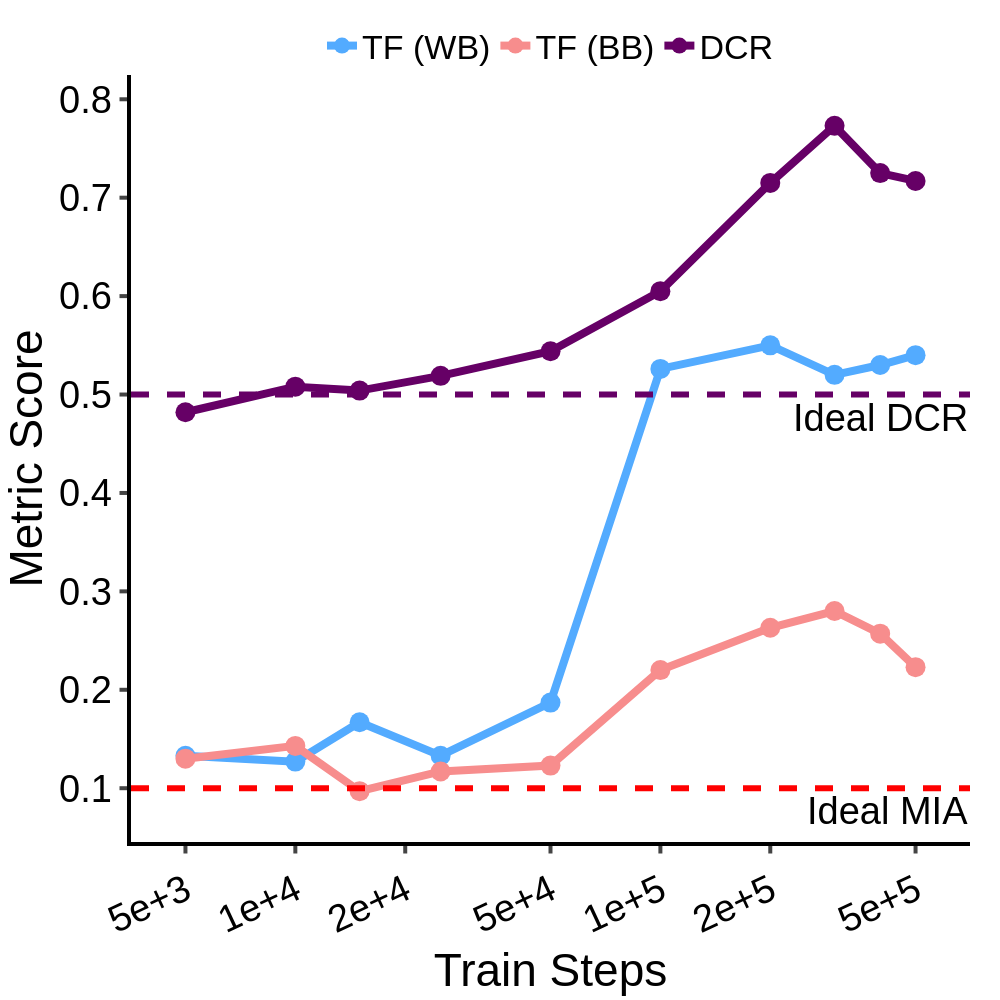

This figure's notebook cell:
### Code cell
df = {"Train Steps": train_steps, "TF (WB)": train_steps_wb, "TF (BB)": train_steps_bb, "DCR": train_steps_dcr}

fig = px.line(
    data_frame=df,
    x="Train Steps",
    y=["TF (WB)", "TF (BB)", "DCR"],
    markers=True,
)
fig.add_hline(y=0.1, line_dash="dash", line_color="red", annotation_text="Ideal MIA", annotation_position="bottom right", line_width=6)
fig.add_hline(y=0.5, line_dash="dash", line_color="#660066", annotation_text="Ideal DCR", annotation_position="bottom right", line_width=6)
fig.data[0].line.color = "#53abff"
fig.data[1].line.color = "#f78d8d"
fig.data[2].line.color = "#660066"
fig.update_layout(
    xaxis=dict(
        tickmode='array',
        tickvals=[5e03, 1e04, 2e04, 5e04, 1e05, 2e05, 5e05],
    ),
)
fig.update_xaxes(
    type="log", ticks="outside", tickwidth=4, ticklen=7.5, linewidth=4, linecolor="black", tickangle=-25, title_font_family="Helvetica", tickfont_family="Helvetica", tickfont_size=FONT_SIZE, tickformat=".1E"
)
fig.update_yaxes(
    ticks="outside", tickwidth=4, ticklen=7.5, linewidth=4, linecolor="black", title = "Metric Score", tickangle=0, title_font_family="Helvetica", tickfont_family="Helvetica", tickfont_size=FONT_SIZE,
)
fig.update_traces(marker=dict(size=20), line=dict(width=8))

customize_figure_layout(fig)
save_and_display_figure(fig, "diabetes_tf_dcr_train_steps", plots_dir)

### Figure 1 — Plotly figure (JSON) as saved in the notebook; plotly's stock layout.template omitted (floating-point values rounded to 4 significant figures)
{"data": [{"hovertemplate": "variable=TF (WB)<br>Train Steps=%{x}<br>value=%{y}<extra></extra>", "legendgroup": "TF (WB)", "line": {"color": "#53abff", "dash": "solid", "width": 8}, "marker": {"size": 20, "symbol": "circle"}, "mode": "lines+markers", "name": "TF (WB)", "orientation": "v", "showlegend": true, "type": "scatter", "x": [5000.0, 10000.0, 15000.0, 25000.0, 50000.0, 100000.0, 200000.0, 300000.0, 400000.0, 500000.0], "xaxis": "x", "y": [0.133, 0.127, 0.167, 0.133, 0.187, 0.526, 0.55, 0.52, 0.53, 0.54], "yaxis": "y"}, {"hovertemplate": "variable=TF (BB)<br>Train Steps=%{x}<br>value=%{y}<extra></extra>", "legendgroup": "TF (BB)", "line": {"color": "#f78d8d", "dash": "solid", "width": 8}, "marker": {"size": 20, "symbol": "circle"}, "mode": "lines+markers", "name": "TF (BB)", "orientation": "v", "showlegend": true, "type": "scatter", "x": [5000.0, 10000.0, 15000.0, 25000.0, 50000.0, 100000.0, 200000.0, 300000.0, 400000.0, 500000.0], "xaxis": "x", "y": [0.13, 0.143, 0.097, 0.117, 0.123, 0.22, 0.263, 0.28, 0.257, 0.223], "yaxis": "y"}, {"hovertemplate": "variable=DCR<br>Train Steps=%{x}<br>value=%{y}<extra></extra>", "legendgroup": "DCR", "line": {"color": "#660066", "dash": "solid", "width": 8}, "marker": {"size": 20, "symbol": "circle"}, "mode": "lines+markers", "name": "DCR", "orientation": "v", "showlegend": true, "type": "scatter", "x": [5000.0, 10000.0, 15000.0, 25000.0, 50000.0, 100000.0, 200000.0, 300000.0, 400000.0, 500000.0], "xaxis": "x", "y": [0.482, 0.508, 0.504, 0.519, 0.544, 0.605, 0.715, 0.773, 0.725, 0.717], "yaxis": "y"}], "layout": {"annotations": [{"showarrow": false, "text": "Ideal MIA", "x": 1, "xanchor": "right", "xref": "x domain", "y": 0.1, "yanchor": "top", "yref": "y"}, {"showarrow": false, "text": "Ideal DCR", "x": 1, "xanchor": "right", "xref": "x domain", "y": 0.5, "yanchor": "top", "yref": "y"}], "font": {"color": "black", "family": "Helvetica", "size": 38}, "height": 1000, "legend": {"font": {"size": 34}, "orientation": "h", "title": {"font": {"family": "Helvetica"}, "text": ""}, "tracegroupgap": 0, "valign": "top", "x": 0.5, "xanchor": "center", "y": 1, "yanchor": "bottom"}, "margin": {"b": 25, "l": 30, "r": 30, "t": 75}, "plot_bgcolor": "white", "shapes": [{"line": {"color": "red", "dash": "dash", "width": 6}, "type": "line", "x0": 0, "x1": 1, "xref": "x domain", "y0": 0.1, "y1": 0.1, "yref": "y"}, {"line": {"color": "#660066", "dash": "dash", "width": 6}, "type": "line", "x0": 0, "x1": 1, "xref": "x domain", "y0": 0.5, "y1": 0.5, "yref": "y"}], "title": {"font": {"family": "Helvetica"}, "x": 0.5, "y": 0.975}, "width": 1000, "xaxis": {"anchor": "y", "domain": [0, 1], "linecolor": "black", "linewidth": 4, "tickangle": -25, "tickfont": {"family": "Helvetica", "size": 38}, "tickformat": ".1E", "ticklen": 7.5, "tickmode": "array", "ticks": "outside", "tickvals": [5000, 10000, 20000, 50000, 100000, 200000, 500000], "tickwidth": 4, "title": {"font": {"family": "Helvetica"}, "text": "Train Steps"}, "type": "log"}, "yaxis": {"anchor": "x", "domain": [0, 1], "linecolor": "black", "linewidth": 4, "tickangle": 0, "tickfont": {"family": "Helvetica", "size": 38}, "ticklen": 7.5, "ticks": "outside", "tickwidth": 4, "title": {"font": {"family": "Helvetica"}, "text": "Metric Score"}}}}
